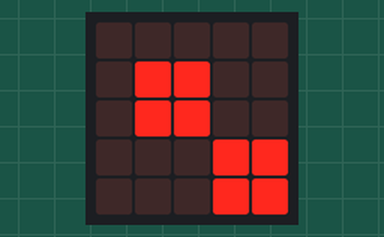
Simulated run of this program. Board: BBC micro:bit running MicroPython. Shown: the board's 5×5 LED display.

Above: at 0.1 s.
At 2.1 s:
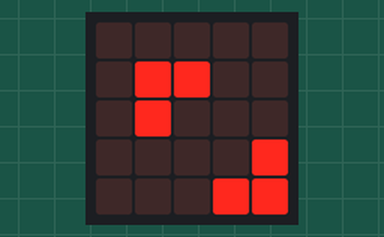

The program:

gameOfLife.py
```python
from microbit import *                      # Import entire microbit library
from time import sleep                      # Import sleep from time module

def matrixToImage(matrix):                  # Define function matrixToImage()
  string = ""                               #   Start a string
  for row in matrix:                        #   Iterate through rows of parameter matrix
    for column in row:                      #     Iterate through columns of each row
      string += str(column)                 #       Add each column to string
    string += ":"                           #     Space each row with a ":"
  return Image(string[:-1])                 #   Return string as Image(), cuts last ":" out

def alive(pixelx,pixely):                   # Define function alive()
    if oldmatrix[pixelx][pixely] != 0:      #   If the pixel in the matrix is lit:
      return True                           #     Return True
    return False                            #   Otherwise, return False

newmatrix = [[0,0,0,0,0],                   # Create an initial image-matrix
             [0,9,9,0,0],
             [0,9,9,0,0],
             [0,0,0,9,9],
             [0,0,0,9,9]]

start = matrixToImage(newmatrix)            # Convert initial matrix to Image called start
display.show(start)                         # Put start on the screen
sleep(2)                                    # Wait for 2 seconds

while True:                                 # Loop endlessly

  dead,live = 0,9                                     # Set dead to 0 and live to 9
  oldmatrix = newmatrix                               # Set the old matrix to the value of the previously new matrix
  newmatrix = [[0,0,0,0,0],                           # Make the new matrix blank
               [0,0,0,0,0],
               [0,0,0,0,0],
               [0,0,0,0,0],
               [0,0,0,0,0]]

  for row in range(5):                                # Iterate 0-4 and call it row
    for column in range(5):                           #   Iterate 0-4 and call it column
      surroundPop = 0                                 #     Start a count of surrounding population
      pixel = oldmatrix[row][column]                  #     Set pixel to the current row and column of old matrix
      friends = []                                    #     Initialize a list of the pixels surrounding pixels called friends
      for r in [-1,0,1]:                              #     Iterate through -1,0,1 and call it r (stands for row-alterted)
        for c in [-1,0,1]:                            #       Iterate through -1,0,1 and call it c (stands for column-altered)
          if (r != 0) or (c != 0):                    #       As long as it isn't 0,0 (the pixel they are currently on)
            friends.append([row+r,column+c])          #         Append the location of the friend pixel to friends list
      for x,y in friends:                             #     For each friend's x,y location
        if x != -1 and x!=5 and y!=-1 and y!=5:       #       If it doesn't go out of bounds
          if alive(x,y):                              #         If it's alive
            surroundPop += 1                          #           Add one to the total for surrounding population
      if surroundPop == 3:                            #     If the surrounding population is 3
        newmatrix[row][column] = live                 #       Set the current pixel to live
      elif surroundPop==2 and alive(row,column):      #     If the surrounding population is 2 and the current pixel is alive
        newmatrix[row][column] = live                 #       Set the current pixel to live
      else:                                           #     Otherwise
        newmatrix[row][column] = dead                 #       Set the current pixel to dead

  output = matrixToImage(newmatrix)                   # Convert the new matrix into an image and set it to output
  display.show(output)                                # Display the output image on the screen
  sleep(.5)                                           # Wait for .5 seconds
```

Measured:
- what the display in image 1 shows lasts 0.5 s, from 2.0 s to 2.5 s
